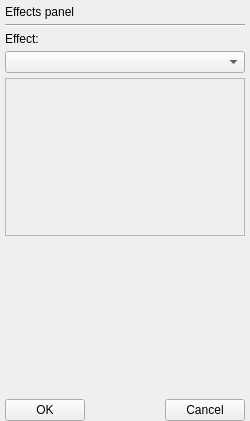
<?xml version="1.0" encoding="UTF-8"?>
<ui version="4.0">
 <class>ImageKitEffectsWidget</class>
 <widget class="QWidget" name="ImageKitEffectsWidget">
  <property name="geometry">
   <rect>
    <x>0</x>
    <y>0</y>
    <width>250</width>
    <height>421</height>
   </rect>
  </property>
  <property name="sizePolicy">
   <sizepolicy hsizetype="Preferred" vsizetype="Expanding">
    <horstretch>0</horstretch>
    <verstretch>0</verstretch>
   </sizepolicy>
  </property>
  <property name="minimumSize">
   <size>
    <width>250</width>
    <height>0</height>
   </size>
  </property>
  <property name="maximumSize">
   <size>
    <width>250</width>
    <height>16777215</height>
   </size>
  </property>
  <property name="windowTitle">
   <string>Form</string>
  </property>
  <layout class="QGridLayout" name="gridLayout">
   <property name="leftMargin">
    <number>5</number>
   </property>
   <property name="topMargin">
    <number>5</number>
   </property>
   <property name="rightMargin">
    <number>5</number>
   </property>
   <property name="bottomMargin">
    <number>0</number>
   </property>
   <property name="spacing">
    <number>5</number>
   </property>
   <item row="0" column="0">
    <widget class="QLabel" name="label">
     <property name="text">
      <string>Effects panel</string>
     </property>
    </widget>
   </item>
   <item row="3" column="0" colspan="3">
    <widget class="QComboBox" name="comboBox"/>
   </item>
   <item row="6" column="1">
    <spacer name="horizontalSpacer">
     <property name="orientation">
      <enum>Qt::Horizontal</enum>
     </property>
     <property name="sizeHint" stdset="0">
      <size>
       <width>77</width>
       <height>20</height>
      </size>
     </property>
    </spacer>
   </item>
   <item row="6" column="0">
    <widget class="QPushButton" name="okButton">
     <property name="text">
      <string>OK</string>
     </property>
    </widget>
   </item>
   <item row="4" column="0" colspan="3">
    <widget class="QScrollArea" name="scrollArea">
     <property name="widgetResizable">
      <bool>true</bool>
     </property>
     <widget class="QWidget" name="scrollAreaContent">
      <property name="geometry">
       <rect>
        <x>0</x>
        <y>0</y>
        <width>238</width>
        <height>155</height>
       </rect>
      </property>
      <layout class="QVBoxLayout" name="verticalLayout_2"/>
     </widget>
    </widget>
   </item>
   <item row="5" column="1">
    <spacer name="verticalSpacer">
     <property name="orientation">
      <enum>Qt::Vertical</enum>
     </property>
     <property name="sizeHint" stdset="0">
      <size>
       <width>20</width>
       <height>151</height>
      </size>
     </property>
    </spacer>
   </item>
   <item row="2" column="0">
    <widget class="QLabel" name="label_2">
     <property name="text">
      <string>Effect:</string>
     </property>
    </widget>
   </item>
   <item row="1" column="0" colspan="3">
    <widget class="Line" name="line">
     <property name="orientation">
      <enum>Qt::Horizontal</enum>
     </property>
    </widget>
   </item>
   <item row="6" column="2">
    <widget class="QPushButton" name="cancelButton">
     <property name="text">
      <string>Cancel</string>
     </property>
    </widget>
   </item>
  </layout>
 </widget>
 <resources/>
 <connections/>
</ui>
